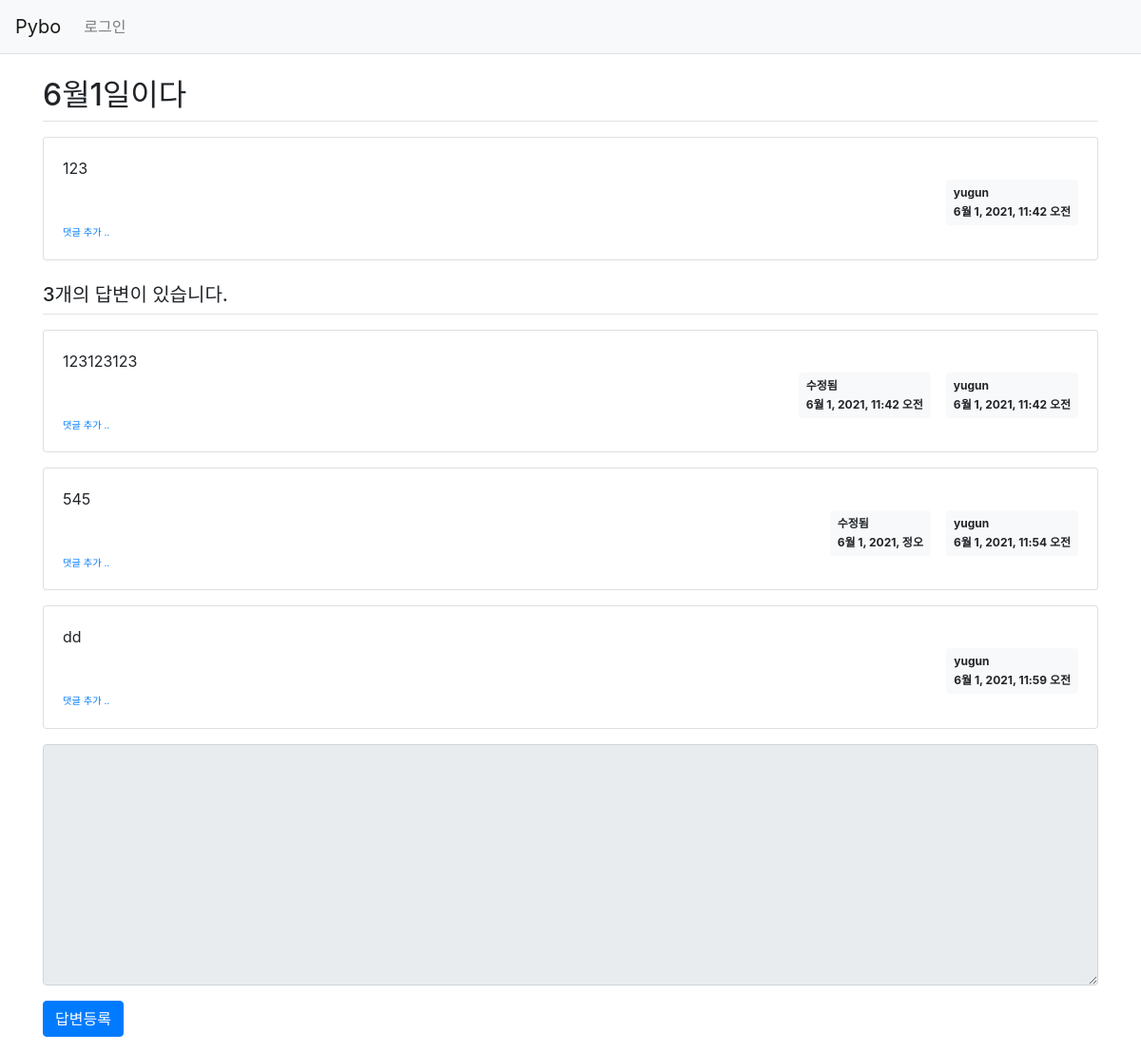
Page /pybo/308/ on the committed database.
### pybo/models.py (models this page shows, shortened)
class Question(models.Model):
    subject=models.CharField(max_length=200)
    content=models.TextField() #TextField는 길이제한 없음
    create_date=models.DateTimeField()
    author = models.ForeignKey(User, on_delete=models.CASCADE)
    modify_date = models.DateTimeField(null=True, blank=True)

class Answer(models.Model):
    question=models.ForeignKey(Question,on_delete=models.CASCADE)
    content=models.TextField()
    create_date=models.DateTimeField()
    author = models.ForeignKey(User, on_delete=models.CASCADE)
    modify_date = models.DateTimeField(null=True, blank=True)

### pybo/views/base_views.py (the view)
def detail(request,question_id):
    question = get_object_or_404(Question,pk=question_id)
    context = {'question':question}
    return render(request,'pybo/question_detail.html',context)

### templates/pybo/question_detail.html (shortened to what this page needs)
{% extends 'base.html' %}
{% block content %}
<div class="container my-3">
    <h2 class="border-bottom py-2">{{ question.subject }}</h2>
    <div class="card my-3">
        <div class="card-body">
            <div class="card-text" style="white-space: pre-line;">{{ question.content }}</div>
            <div class="d-flex justify-content-end">
                <div class="badge badge-light p-2 text-left">
                    <div class="mb-2">{{ question.author.username }}</div>
                    <div>{{ question.create_date }}</div>
                </div>
            </div>
    <div>
        <a href="{% url 'pybo:comment_create_question' question.id  %}"
           class="small"><small>댓글 추가 ..</small></a>
    </div>
        </div>
    </div>
    <h5 class="border-bottom my-3 py-2">{{question.answer_set.count}}개의 답변이 있습니다.</h5>
    {% for answer in question.answer_set.all %}
    <div class="card my-3">
        <div class="card-body">
            <div class="card-text" style="white-space: pre-line;">{{ answer.content }}</div>
            <div class="d-flex justify-content-end">
                {% if answer.modify_date %}
                <div class="badge badge-light p-2 text-left mx-3">
                    <div class="mb-2">수정됨</div>
                    <div>{{ answer.modify_date }}</div>
                </div>
                {% endif %}
                <div class="badge badge-light p-2 text-left">
                    <div class="mb-2">{{ answer.author.username }}</div>
                    <div>{{ answer.create_date }}</div>
                </div>
            </div>
        <div>
            <a href="{% url 'pybo:comment_create_answer' answer.id  %}"
               class="small"><small>댓글 추가 ..</small></a>
        </div>
        </div>
    </div>
    {% endfor %}
    <form action="{% url 'pybo:answer_create' question.id %}" method="post" class="my-3">
        <div class="form-group">
            <textarea {% if not user.is_authenticated %}disabled{% endif %}
              name="content" id="content" class="form-control" rows="10"></textarea>
        </div>
        <input type="submit" value="답변등록" class="btn btn-primary">
    </form>
</div>
{% endblock %}

### rows in the picture
Question: subject "6월1일이다", content "123", author.username "yugun", create_date "6월 1, 2021, 11:42 오전", answer_set.count "3"
Answer: content "123123123", modify_date "6월 1, 2021, 11:42 오전", author.username "yugun", create_date "6월 1, 2021, 11:42 오전"
Answer: content "545", modify_date "6월 1, 2021, 정오", author.username "yugun", create_date "6월 1, 2021, 11:54 오전"
Answer: content "dd", author.username "yugun", create_date "6월 1, 2021, 11:59 오전"
